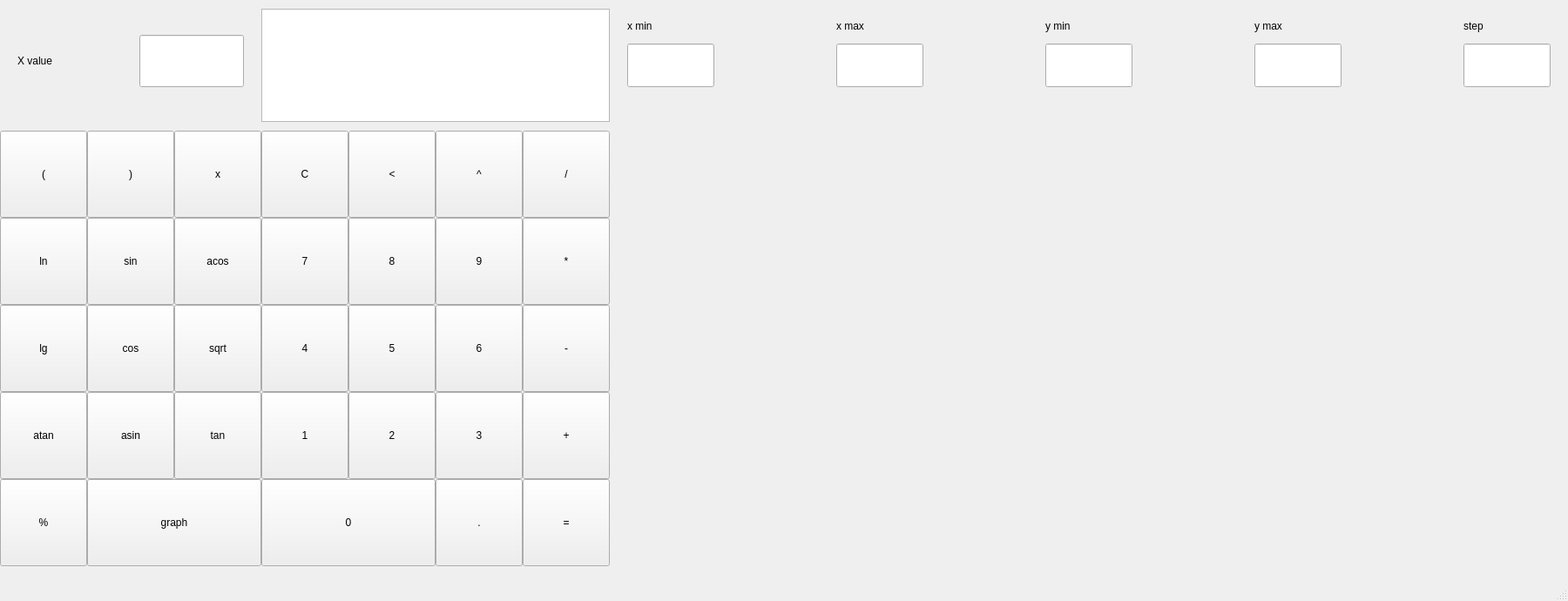
<?xml version="1.0" encoding="UTF-8"?>
<ui version="4.0">
 <class>MainWindow</class>
 <widget class="QMainWindow" name="MainWindow">
  <property name="geometry">
   <rect>
    <x>0</x>
    <y>0</y>
    <width>1800</width>
    <height>690</height>
   </rect>
  </property>
  <property name="windowTitle">
   <string>MainWindow</string>
  </property>
  <widget class="QWidget" name="centralwidget">
   <widget class="QLineEdit" name="x_min">
    <property name="geometry">
     <rect>
      <x>720</x>
      <y>50</y>
      <width>100</width>
      <height>50</height>
     </rect>
    </property>
    <property name="sizePolicy">
     <sizepolicy hsizetype="Fixed" vsizetype="Fixed">
      <horstretch>0</horstretch>
      <verstretch>0</verstretch>
     </sizepolicy>
    </property>
    <property name="text">
     <string/>
    </property>
   </widget>
   <widget class="QLabel" name="label">
    <property name="geometry">
     <rect>
      <x>720</x>
      <y>5</y>
      <width>100</width>
      <height>50</height>
     </rect>
    </property>
    <property name="sizePolicy">
     <sizepolicy hsizetype="Fixed" vsizetype="Fixed">
      <horstretch>0</horstretch>
      <verstretch>0</verstretch>
     </sizepolicy>
    </property>
    <property name="layoutDirection">
     <enum>Qt::LeftToRight</enum>
    </property>
    <property name="text">
     <string>x min</string>
    </property>
   </widget>
   <widget class="QLabel" name="label_2">
    <property name="geometry">
     <rect>
      <x>1680</x>
      <y>5</y>
      <width>100</width>
      <height>50</height>
     </rect>
    </property>
    <property name="sizePolicy">
     <sizepolicy hsizetype="Fixed" vsizetype="Fixed">
      <horstretch>0</horstretch>
      <verstretch>0</verstretch>
     </sizepolicy>
    </property>
    <property name="text">
     <string>step</string>
    </property>
   </widget>
   <widget class="QLineEdit" name="x_value">
    <property name="geometry">
     <rect>
      <x>160</x>
      <y>40</y>
      <width>120</width>
      <height>60</height>
     </rect>
    </property>
    <property name="sizePolicy">
     <sizepolicy hsizetype="Fixed" vsizetype="Fixed">
      <horstretch>0</horstretch>
      <verstretch>0</verstretch>
     </sizepolicy>
    </property>
    <property name="maximumSize">
     <size>
      <width>16777215</width>
      <height>1000</height>
     </size>
    </property>
   </widget>
   <widget class="QLabel" name="label_3">
    <property name="geometry">
     <rect>
      <x>20</x>
      <y>40</y>
      <width>120</width>
      <height>60</height>
     </rect>
    </property>
    <property name="sizePolicy">
     <sizepolicy hsizetype="Fixed" vsizetype="Fixed">
      <horstretch>0</horstretch>
      <verstretch>0</verstretch>
     </sizepolicy>
    </property>
    <property name="maximumSize">
     <size>
      <width>16777215</width>
      <height>1000</height>
     </size>
    </property>
    <property name="text">
     <string>X value</string>
    </property>
   </widget>
   <widget class="QLineEdit" name="x_max">
    <property name="geometry">
     <rect>
      <x>960</x>
      <y>50</y>
      <width>100</width>
      <height>50</height>
     </rect>
    </property>
    <property name="sizePolicy">
     <sizepolicy hsizetype="Fixed" vsizetype="Fixed">
      <horstretch>0</horstretch>
      <verstretch>0</verstretch>
     </sizepolicy>
    </property>
    <property name="text">
     <string/>
    </property>
   </widget>
   <widget class="QLineEdit" name="y_max">
    <property name="geometry">
     <rect>
      <x>1440</x>
      <y>50</y>
      <width>100</width>
      <height>50</height>
     </rect>
    </property>
    <property name="sizePolicy">
     <sizepolicy hsizetype="Fixed" vsizetype="Fixed">
      <horstretch>0</horstretch>
      <verstretch>0</verstretch>
     </sizepolicy>
    </property>
    <property name="text">
     <string/>
    </property>
   </widget>
   <widget class="QLineEdit" name="step">
    <property name="geometry">
     <rect>
      <x>1680</x>
      <y>50</y>
      <width>100</width>
      <height>50</height>
     </rect>
    </property>
    <property name="sizePolicy">
     <sizepolicy hsizetype="Fixed" vsizetype="Fixed">
      <horstretch>0</horstretch>
      <verstretch>0</verstretch>
     </sizepolicy>
    </property>
    <property name="text">
     <string/>
    </property>
   </widget>
   <widget class="QLineEdit" name="y_min">
    <property name="geometry">
     <rect>
      <x>1200</x>
      <y>50</y>
      <width>100</width>
      <height>50</height>
     </rect>
    </property>
    <property name="sizePolicy">
     <sizepolicy hsizetype="Fixed" vsizetype="Fixed">
      <horstretch>0</horstretch>
      <verstretch>0</verstretch>
     </sizepolicy>
    </property>
    <property name="text">
     <string/>
    </property>
   </widget>
   <widget class="QLabel" name="label_4">
    <property name="geometry">
     <rect>
      <x>960</x>
      <y>5</y>
      <width>100</width>
      <height>50</height>
     </rect>
    </property>
    <property name="sizePolicy">
     <sizepolicy hsizetype="Fixed" vsizetype="Fixed">
      <horstretch>0</horstretch>
      <verstretch>0</verstretch>
     </sizepolicy>
    </property>
    <property name="text">
     <string>x max</string>
    </property>
   </widget>
   <widget class="QLabel" name="label_5">
    <property name="geometry">
     <rect>
      <x>1200</x>
      <y>5</y>
      <width>100</width>
      <height>50</height>
     </rect>
    </property>
    <property name="sizePolicy">
     <sizepolicy hsizetype="Fixed" vsizetype="Fixed">
      <horstretch>0</horstretch>
      <verstretch>0</verstretch>
     </sizepolicy>
    </property>
    <property name="text">
     <string>y min</string>
    </property>
   </widget>
   <widget class="QLabel" name="label_6">
    <property name="geometry">
     <rect>
      <x>1440</x>
      <y>5</y>
      <width>100</width>
      <height>50</height>
     </rect>
    </property>
    <property name="sizePolicy">
     <sizepolicy hsizetype="Fixed" vsizetype="Fixed">
      <horstretch>0</horstretch>
      <verstretch>0</verstretch>
     </sizepolicy>
    </property>
    <property name="text">
     <string>y max</string>
    </property>
   </widget>
   <widget class="QTextBrowser" name="textBrowser">
    <property name="enabled">
     <bool>true</bool>
    </property>
    <property name="geometry">
     <rect>
      <x>300</x>
      <y>10</y>
      <width>400</width>
      <height>130</height>
     </rect>
    </property>
    <property name="sizePolicy">
     <sizepolicy hsizetype="Fixed" vsizetype="Fixed">
      <horstretch>10</horstretch>
      <verstretch>0</verstretch>
     </sizepolicy>
    </property>
    <property name="minimumSize">
     <size>
      <width>10</width>
      <height>10</height>
     </size>
    </property>
    <property name="maximumSize">
     <size>
      <width>600</width>
      <height>150</height>
     </size>
    </property>
   </widget>
   <widget class="QPushButton" name="pushButton_clear">
    <property name="geometry">
     <rect>
      <x>300</x>
      <y>150</y>
      <width>100</width>
      <height>100</height>
     </rect>
    </property>
    <property name="sizePolicy">
     <sizepolicy hsizetype="Fixed" vsizetype="Fixed">
      <horstretch>0</horstretch>
      <verstretch>0</verstretch>
     </sizepolicy>
    </property>
    <property name="maximumSize">
     <size>
      <width>100</width>
      <height>100</height>
     </size>
    </property>
    <property name="text">
     <string>C</string>
    </property>
   </widget>
   <widget class="QPushButton" name="pushButton_remove">
    <property name="geometry">
     <rect>
      <x>400</x>
      <y>150</y>
      <width>100</width>
      <height>100</height>
     </rect>
    </property>
    <property name="sizePolicy">
     <sizepolicy hsizetype="Fixed" vsizetype="Fixed">
      <horstretch>0</horstretch>
      <verstretch>0</verstretch>
     </sizepolicy>
    </property>
    <property name="maximumSize">
     <size>
      <width>100</width>
      <height>100</height>
     </size>
    </property>
    <property name="text">
     <string>&lt;</string>
    </property>
   </widget>
   <widget class="QPushButton" name="pushButton_pow">
    <property name="geometry">
     <rect>
      <x>500</x>
      <y>150</y>
      <width>100</width>
      <height>100</height>
     </rect>
    </property>
    <property name="sizePolicy">
     <sizepolicy hsizetype="Fixed" vsizetype="Fixed">
      <horstretch>0</horstretch>
      <verstretch>0</verstretch>
     </sizepolicy>
    </property>
    <property name="maximumSize">
     <size>
      <width>100</width>
      <height>100</height>
     </size>
    </property>
    <property name="text">
     <string>^</string>
    </property>
   </widget>
   <widget class="QPushButton" name="pushButton_divide">
    <property name="geometry">
     <rect>
      <x>600</x>
      <y>150</y>
      <width>100</width>
      <height>100</height>
     </rect>
    </property>
    <property name="sizePolicy">
     <sizepolicy hsizetype="Fixed" vsizetype="Fixed">
      <horstretch>0</horstretch>
      <verstretch>0</verstretch>
     </sizepolicy>
    </property>
    <property name="maximumSize">
     <size>
      <width>100</width>
      <height>100</height>
     </size>
    </property>
    <property name="text">
     <string>/</string>
    </property>
   </widget>
   <widget class="QPushButton" name="pushButton_7">
    <property name="geometry">
     <rect>
      <x>300</x>
      <y>250</y>
      <width>100</width>
      <height>100</height>
     </rect>
    </property>
    <property name="sizePolicy">
     <sizepolicy hsizetype="Fixed" vsizetype="Fixed">
      <horstretch>0</horstretch>
      <verstretch>0</verstretch>
     </sizepolicy>
    </property>
    <property name="maximumSize">
     <size>
      <width>100</width>
      <height>100</height>
     </size>
    </property>
    <property name="text">
     <string>7</string>
    </property>
    <property name="flat">
     <bool>false</bool>
    </property>
   </widget>
   <widget class="QPushButton" name="pushButton_8">
    <property name="geometry">
     <rect>
      <x>400</x>
      <y>250</y>
      <width>100</width>
      <height>100</height>
     </rect>
    </property>
    <property name="sizePolicy">
     <sizepolicy hsizetype="Fixed" vsizetype="Fixed">
      <horstretch>0</horstretch>
      <verstretch>0</verstretch>
     </sizepolicy>
    </property>
    <property name="maximumSize">
     <size>
      <width>100</width>
      <height>100</height>
     </size>
    </property>
    <property name="text">
     <string>8</string>
    </property>
   </widget>
   <widget class="QPushButton" name="pushButton_9">
    <property name="geometry">
     <rect>
      <x>500</x>
      <y>250</y>
      <width>100</width>
      <height>100</height>
     </rect>
    </property>
    <property name="sizePolicy">
     <sizepolicy hsizetype="Fixed" vsizetype="Fixed">
      <horstretch>0</horstretch>
      <verstretch>0</verstretch>
     </sizepolicy>
    </property>
    <property name="maximumSize">
     <size>
      <width>100</width>
      <height>100</height>
     </size>
    </property>
    <property name="text">
     <string>9</string>
    </property>
   </widget>
   <widget class="QPushButton" name="pushButton_multiply">
    <property name="geometry">
     <rect>
      <x>600</x>
      <y>250</y>
      <width>100</width>
      <height>100</height>
     </rect>
    </property>
    <property name="sizePolicy">
     <sizepolicy hsizetype="Fixed" vsizetype="Fixed">
      <horstretch>0</horstretch>
      <verstretch>0</verstretch>
     </sizepolicy>
    </property>
    <property name="maximumSize">
     <size>
      <width>100</width>
      <height>100</height>
     </size>
    </property>
    <property name="text">
     <string>*</string>
    </property>
   </widget>
   <widget class="QPushButton" name="pushButton_4">
    <property name="geometry">
     <rect>
      <x>300</x>
      <y>350</y>
      <width>100</width>
      <height>100</height>
     </rect>
    </property>
    <property name="sizePolicy">
     <sizepolicy hsizetype="Fixed" vsizetype="Fixed">
      <horstretch>0</horstretch>
      <verstretch>0</verstretch>
     </sizepolicy>
    </property>
    <property name="maximumSize">
     <size>
      <width>100</width>
      <height>100</height>
     </size>
    </property>
    <property name="text">
     <string>4</string>
    </property>
   </widget>
   <widget class="QPushButton" name="pushButton_5">
    <property name="geometry">
     <rect>
      <x>400</x>
      <y>350</y>
      <width>100</width>
      <height>100</height>
     </rect>
    </property>
    <property name="sizePolicy">
     <sizepolicy hsizetype="Fixed" vsizetype="Fixed">
      <horstretch>0</horstretch>
      <verstretch>0</verstretch>
     </sizepolicy>
    </property>
    <property name="maximumSize">
     <size>
      <width>100</width>
      <height>100</height>
     </size>
    </property>
    <property name="text">
     <string>5</string>
    </property>
   </widget>
   <widget class="QPushButton" name="pushButton_6">
    <property name="geometry">
     <rect>
      <x>500</x>
      <y>350</y>
      <width>100</width>
      <height>100</height>
     </rect>
    </property>
    <property name="sizePolicy">
     <sizepolicy hsizetype="Fixed" vsizetype="Fixed">
      <horstretch>0</horstretch>
      <verstretch>0</verstretch>
     </sizepolicy>
    </property>
    <property name="maximumSize">
     <size>
      <width>100</width>
      <height>100</height>
     </size>
    </property>
    <property name="text">
     <string>6</string>
    </property>
   </widget>
   <widget class="QPushButton" name="pushButton_minus">
    <property name="geometry">
     <rect>
      <x>600</x>
      <y>350</y>
      <width>100</width>
      <height>100</height>
     </rect>
    </property>
    <property name="sizePolicy">
     <sizepolicy hsizetype="Fixed" vsizetype="Fixed">
      <horstretch>0</horstretch>
      <verstretch>0</verstretch>
     </sizepolicy>
    </property>
    <property name="maximumSize">
     <size>
      <width>100</width>
      <height>100</height>
     </size>
    </property>
    <property name="text">
     <string>-</string>
    </property>
   </widget>
   <widget class="QPushButton" name="pushButton_1">
    <property name="geometry">
     <rect>
      <x>300</x>
      <y>450</y>
      <width>100</width>
      <height>100</height>
     </rect>
    </property>
    <property name="sizePolicy">
     <sizepolicy hsizetype="Fixed" vsizetype="Fixed">
      <horstretch>0</horstretch>
      <verstretch>0</verstretch>
     </sizepolicy>
    </property>
    <property name="maximumSize">
     <size>
      <width>100</width>
      <height>100</height>
     </size>
    </property>
    <property name="text">
     <string>1</string>
    </property>
   </widget>
   <widget class="QPushButton" name="pushButton_2">
    <property name="geometry">
     <rect>
      <x>400</x>
      <y>450</y>
      <width>100</width>
      <height>100</height>
     </rect>
    </property>
    <property name="sizePolicy">
     <sizepolicy hsizetype="Fixed" vsizetype="Fixed">
      <horstretch>0</horstretch>
      <verstretch>0</verstretch>
     </sizepolicy>
    </property>
    <property name="maximumSize">
     <size>
      <width>100</width>
      <height>100</height>
     </size>
    </property>
    <property name="text">
     <string>2</string>
    </property>
   </widget>
   <widget class="QPushButton" name="pushButton_3">
    <property name="geometry">
     <rect>
      <x>500</x>
      <y>450</y>
      <width>100</width>
      <height>100</height>
     </rect>
    </property>
    <property name="sizePolicy">
     <sizepolicy hsizetype="Fixed" vsizetype="Fixed">
      <horstretch>0</horstretch>
      <verstretch>0</verstretch>
     </sizepolicy>
    </property>
    <property name="maximumSize">
     <size>
      <width>100</width>
      <height>100</height>
     </size>
    </property>
    <property name="text">
     <string>3</string>
    </property>
   </widget>
   <widget class="QPushButton" name="pushButton_plus">
    <property name="geometry">
     <rect>
      <x>600</x>
      <y>450</y>
      <width>100</width>
      <height>100</height>
     </rect>
    </property>
    <property name="sizePolicy">
     <sizepolicy hsizetype="Fixed" vsizetype="Fixed">
      <horstretch>0</horstretch>
      <verstretch>0</verstretch>
     </sizepolicy>
    </property>
    <property name="maximumSize">
     <size>
      <width>100</width>
      <height>100</height>
     </size>
    </property>
    <property name="text">
     <string>+</string>
    </property>
   </widget>
   <widget class="QPushButton" name="pushButton_0">
    <property name="geometry">
     <rect>
      <x>300</x>
      <y>550</y>
      <width>200</width>
      <height>100</height>
     </rect>
    </property>
    <property name="sizePolicy">
     <sizepolicy hsizetype="Fixed" vsizetype="Fixed">
      <horstretch>0</horstretch>
      <verstretch>0</verstretch>
     </sizepolicy>
    </property>
    <property name="minimumSize">
     <size>
      <width>10</width>
      <height>10</height>
     </size>
    </property>
    <property name="maximumSize">
     <size>
      <width>200</width>
      <height>100</height>
     </size>
    </property>
    <property name="text">
     <string>0</string>
    </property>
   </widget>
   <widget class="QPushButton" name="pushButton_equal">
    <property name="geometry">
     <rect>
      <x>600</x>
      <y>550</y>
      <width>100</width>
      <height>100</height>
     </rect>
    </property>
    <property name="sizePolicy">
     <sizepolicy hsizetype="Fixed" vsizetype="Fixed">
      <horstretch>0</horstretch>
      <verstretch>0</verstretch>
     </sizepolicy>
    </property>
    <property name="maximumSize">
     <size>
      <width>100</width>
      <height>100</height>
     </size>
    </property>
    <property name="text">
     <string>=</string>
    </property>
   </widget>
   <widget class="QPushButton" name="pushButton_point">
    <property name="geometry">
     <rect>
      <x>500</x>
      <y>550</y>
      <width>100</width>
      <height>100</height>
     </rect>
    </property>
    <property name="sizePolicy">
     <sizepolicy hsizetype="Fixed" vsizetype="Fixed">
      <horstretch>0</horstretch>
      <verstretch>0</verstretch>
     </sizepolicy>
    </property>
    <property name="maximumSize">
     <size>
      <width>100</width>
      <height>100</height>
     </size>
    </property>
    <property name="text">
     <string>.</string>
    </property>
   </widget>
   <widget class="QPushButton" name="pushButton_x">
    <property name="geometry">
     <rect>
      <x>200</x>
      <y>150</y>
      <width>100</width>
      <height>100</height>
     </rect>
    </property>
    <property name="sizePolicy">
     <sizepolicy hsizetype="Fixed" vsizetype="Fixed">
      <horstretch>0</horstretch>
      <verstretch>0</verstretch>
     </sizepolicy>
    </property>
    <property name="minimumSize">
     <size>
      <width>10</width>
      <height>10</height>
     </size>
    </property>
    <property name="maximumSize">
     <size>
      <width>100</width>
      <height>100</height>
     </size>
    </property>
    <property name="text">
     <string>x</string>
    </property>
   </widget>
   <widget class="QPushButton" name="pushButton_cb">
    <property name="geometry">
     <rect>
      <x>100</x>
      <y>150</y>
      <width>100</width>
      <height>100</height>
     </rect>
    </property>
    <property name="sizePolicy">
     <sizepolicy hsizetype="Fixed" vsizetype="Fixed">
      <horstretch>0</horstretch>
      <verstretch>0</verstretch>
     </sizepolicy>
    </property>
    <property name="maximumSize">
     <size>
      <width>100</width>
      <height>100</height>
     </size>
    </property>
    <property name="text">
     <string>)</string>
    </property>
   </widget>
   <widget class="QPushButton" name="pushButton_ob">
    <property name="geometry">
     <rect>
      <x>0</x>
      <y>150</y>
      <width>100</width>
      <height>100</height>
     </rect>
    </property>
    <property name="sizePolicy">
     <sizepolicy hsizetype="Fixed" vsizetype="Fixed">
      <horstretch>0</horstretch>
      <verstretch>0</verstretch>
     </sizepolicy>
    </property>
    <property name="maximumSize">
     <size>
      <width>100</width>
      <height>100</height>
     </size>
    </property>
    <property name="text">
     <string>(</string>
    </property>
   </widget>
   <widget class="QPushButton" name="pushButton_tan">
    <property name="geometry">
     <rect>
      <x>200</x>
      <y>450</y>
      <width>100</width>
      <height>100</height>
     </rect>
    </property>
    <property name="sizePolicy">
     <sizepolicy hsizetype="Fixed" vsizetype="Fixed">
      <horstretch>0</horstretch>
      <verstretch>0</verstretch>
     </sizepolicy>
    </property>
    <property name="minimumSize">
     <size>
      <width>10</width>
      <height>10</height>
     </size>
    </property>
    <property name="maximumSize">
     <size>
      <width>100</width>
      <height>100</height>
     </size>
    </property>
    <property name="text">
     <string>tan</string>
    </property>
   </widget>
   <widget class="QPushButton" name="pushButton_cos">
    <property name="geometry">
     <rect>
      <x>100</x>
      <y>350</y>
      <width>100</width>
      <height>100</height>
     </rect>
    </property>
    <property name="sizePolicy">
     <sizepolicy hsizetype="Fixed" vsizetype="Fixed">
      <horstretch>0</horstretch>
      <verstretch>0</verstretch>
     </sizepolicy>
    </property>
    <property name="minimumSize">
     <size>
      <width>10</width>
      <height>10</height>
     </size>
    </property>
    <property name="maximumSize">
     <size>
      <width>100</width>
      <height>100</height>
     </size>
    </property>
    <property name="text">
     <string>cos</string>
    </property>
   </widget>
   <widget class="QPushButton" name="pushButton_sin">
    <property name="geometry">
     <rect>
      <x>100</x>
      <y>250</y>
      <width>100</width>
      <height>100</height>
     </rect>
    </property>
    <property name="sizePolicy">
     <sizepolicy hsizetype="Fixed" vsizetype="Fixed">
      <horstretch>0</horstretch>
      <verstretch>0</verstretch>
     </sizepolicy>
    </property>
    <property name="minimumSize">
     <size>
      <width>10</width>
      <height>10</height>
     </size>
    </property>
    <property name="maximumSize">
     <size>
      <width>100</width>
      <height>100</height>
     </size>
    </property>
    <property name="text">
     <string>sin</string>
    </property>
   </widget>
   <widget class="QPushButton" name="pushButton_atan">
    <property name="geometry">
     <rect>
      <x>0</x>
      <y>450</y>
      <width>100</width>
      <height>100</height>
     </rect>
    </property>
    <property name="sizePolicy">
     <sizepolicy hsizetype="Fixed" vsizetype="Fixed">
      <horstretch>0</horstretch>
      <verstretch>0</verstretch>
     </sizepolicy>
    </property>
    <property name="minimumSize">
     <size>
      <width>10</width>
      <height>10</height>
     </size>
    </property>
    <property name="maximumSize">
     <size>
      <width>100</width>
      <height>100</height>
     </size>
    </property>
    <property name="text">
     <string>atan</string>
    </property>
   </widget>
   <widget class="QPushButton" name="pushButton_acos">
    <property name="geometry">
     <rect>
      <x>200</x>
      <y>250</y>
      <width>100</width>
      <height>100</height>
     </rect>
    </property>
    <property name="sizePolicy">
     <sizepolicy hsizetype="Fixed" vsizetype="Fixed">
      <horstretch>0</horstretch>
      <verstretch>0</verstretch>
     </sizepolicy>
    </property>
    <property name="minimumSize">
     <size>
      <width>10</width>
      <height>10</height>
     </size>
    </property>
    <property name="maximumSize">
     <size>
      <width>100</width>
      <height>100</height>
     </size>
    </property>
    <property name="text">
     <string>acos</string>
    </property>
   </widget>
   <widget class="QPushButton" name="pushButton_asin">
    <property name="geometry">
     <rect>
      <x>100</x>
      <y>450</y>
      <width>100</width>
      <height>100</height>
     </rect>
    </property>
    <property name="sizePolicy">
     <sizepolicy hsizetype="Fixed" vsizetype="Fixed">
      <horstretch>0</horstretch>
      <verstretch>0</verstretch>
     </sizepolicy>
    </property>
    <property name="minimumSize">
     <size>
      <width>10</width>
      <height>10</height>
     </size>
    </property>
    <property name="maximumSize">
     <size>
      <width>100</width>
      <height>100</height>
     </size>
    </property>
    <property name="text">
     <string>asin</string>
    </property>
   </widget>
   <widget class="QPushButton" name="pushButton_lg">
    <property name="geometry">
     <rect>
      <x>0</x>
      <y>350</y>
      <width>100</width>
      <height>100</height>
     </rect>
    </property>
    <property name="sizePolicy">
     <sizepolicy hsizetype="Fixed" vsizetype="Fixed">
      <horstretch>0</horstretch>
      <verstretch>0</verstretch>
     </sizepolicy>
    </property>
    <property name="minimumSize">
     <size>
      <width>10</width>
      <height>10</height>
     </size>
    </property>
    <property name="maximumSize">
     <size>
      <width>100</width>
      <height>100</height>
     </size>
    </property>
    <property name="text">
     <string>lg</string>
    </property>
   </widget>
   <widget class="QPushButton" name="pushButton_sqrt">
    <property name="geometry">
     <rect>
      <x>200</x>
      <y>350</y>
      <width>100</width>
      <height>100</height>
     </rect>
    </property>
    <property name="sizePolicy">
     <sizepolicy hsizetype="Fixed" vsizetype="Fixed">
      <horstretch>0</horstretch>
      <verstretch>0</verstretch>
     </sizepolicy>
    </property>
    <property name="maximumSize">
     <size>
      <width>100</width>
      <height>100</height>
     </size>
    </property>
    <property name="text">
     <string>sqrt</string>
    </property>
   </widget>
   <widget class="QPushButton" name="pushButton_ln">
    <property name="geometry">
     <rect>
      <x>0</x>
      <y>250</y>
      <width>100</width>
      <height>100</height>
     </rect>
    </property>
    <property name="sizePolicy">
     <sizepolicy hsizetype="Fixed" vsizetype="Fixed">
      <horstretch>0</horstretch>
      <verstretch>0</verstretch>
     </sizepolicy>
    </property>
    <property name="minimumSize">
     <size>
      <width>10</width>
      <height>10</height>
     </size>
    </property>
    <property name="maximumSize">
     <size>
      <width>100</width>
      <height>100</height>
     </size>
    </property>
    <property name="text">
     <string>ln</string>
    </property>
   </widget>
   <widget class="QPushButton" name="pushButton_graph">
    <property name="geometry">
     <rect>
      <x>100</x>
      <y>550</y>
      <width>200</width>
      <height>100</height>
     </rect>
    </property>
    <property name="sizePolicy">
     <sizepolicy hsizetype="Fixed" vsizetype="Fixed">
      <horstretch>0</horstretch>
      <verstretch>0</verstretch>
     </sizepolicy>
    </property>
    <property name="minimumSize">
     <size>
      <width>10</width>
      <height>10</height>
     </size>
    </property>
    <property name="maximumSize">
     <size>
      <width>200</width>
      <height>100</height>
     </size>
    </property>
    <property name="text">
     <string>graph</string>
    </property>
   </widget>
   <widget class="QPushButton" name="pushButton_mod">
    <property name="geometry">
     <rect>
      <x>0</x>
      <y>550</y>
      <width>100</width>
      <height>100</height>
     </rect>
    </property>
    <property name="sizePolicy">
     <sizepolicy hsizetype="Fixed" vsizetype="Fixed">
      <horstretch>0</horstretch>
      <verstretch>0</verstretch>
     </sizepolicy>
    </property>
    <property name="maximumSize">
     <size>
      <width>100</width>
      <height>100</height>
     </size>
    </property>
    <property name="text">
     <string>%</string>
    </property>
   </widget>
   <widget class="QCustomPlot" name="plot" native="true">
    <property name="geometry">
     <rect>
      <x>710</x>
      <y>150</y>
      <width>1080</width>
      <height>500</height>
     </rect>
    </property>
   </widget>
  </widget>
  <widget class="QStatusBar" name="statusbar"/>
 </widget>
 <customwidgets>
  <customwidget>
   <class>QCustomPlot</class>
   <extends>QWidget</extends>
   <header>qcustomplot.h</header>
   <container>1</container>
  </customwidget>
 </customwidgets>
 <resources/>
 <connections>
  <connection>
   <sender>pushButton_clear</sender>
   <signal>clicked()</signal>
   <receiver>textBrowser</receiver>
   <slot>clear()</slot>
   <hints>
    <hint type="sourcelabel">
     <x>163</x>
     <y>127</y>
    </hint>
    <hint type="destinationlabel">
     <x>183</x>
     <y>78</y>
    </hint>
   </hints>
  </connection>
 </connections>
</ui>
